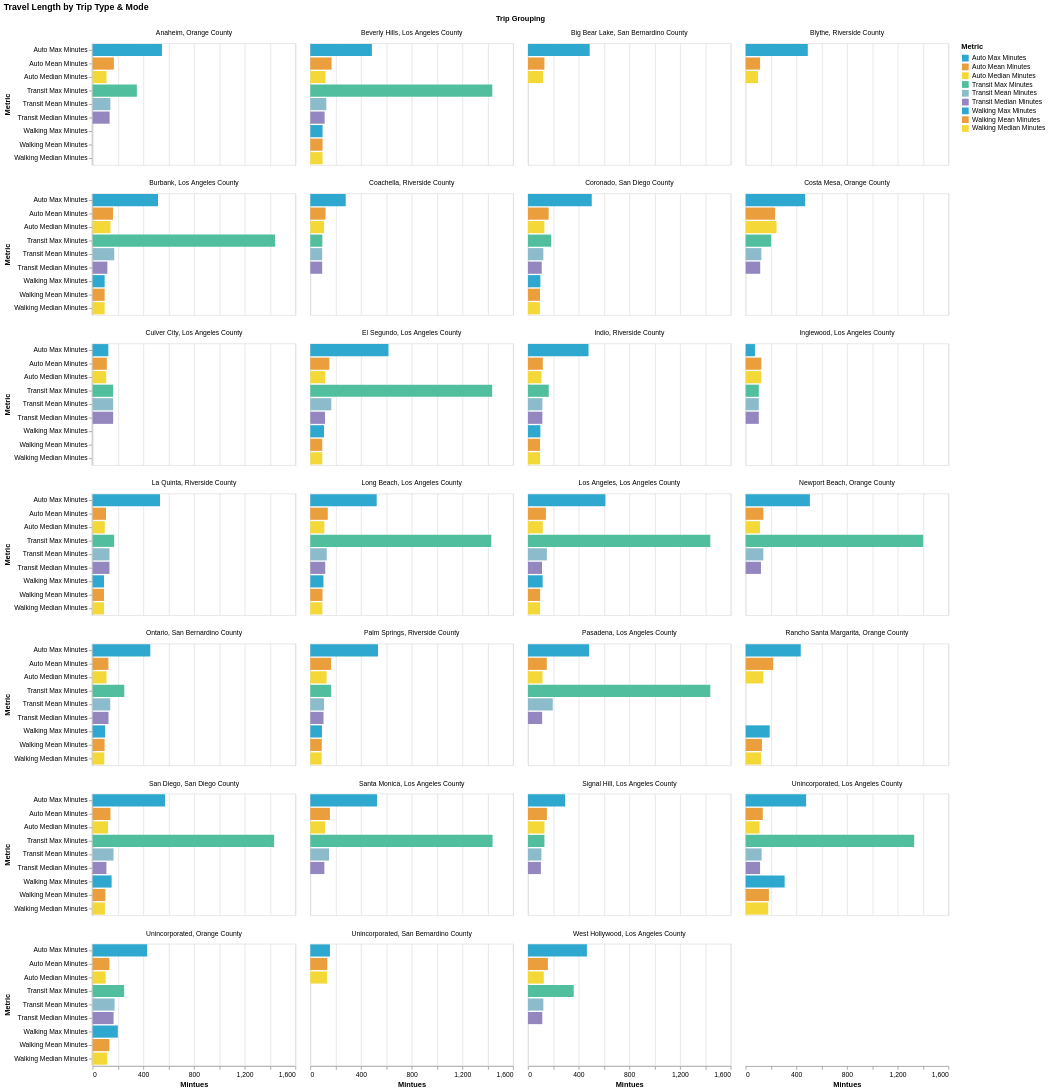

Notebook code for this chart:
### Code cell
alt.Chart(summary_long_all_min).mark_bar().encode(
    x="Mintues:Q",
    y="Metric:O",
    color=alt.Color("Metric:N", scale=alt.Scale(range=cp.CALITP_CATEGORY_BRIGHT_COLORS)),
    # row="Trip Grouping:O",
    facet=alt.Facet('Trip Grouping:O').columns(4),
).properties(title="Travel Length by Trip Type & Mode")

### Figure 1 — Vega-Lite specification as saved in the notebook (floating-point values rounded to 4 significant figures; data arrays with more than 128 entries replaced by an {"elided": "..."} marker saying what was removed)
{"config": {"view": {"continuousWidth": 300, "continuousHeight": 300}}, "data": {"name": "data-4eb9b9d2c8d621f70d2921523aeb7ea5"}, "mark": {"type": "bar"}, "encoding": {"color": {"field": "Metric", "scale": {"range": ["#2EA8CE", "#EB9F3C", "#F4D837", "#51BF9D", "#8CBCCB", "#9487C0"]}, "type": "nominal"}, "facet": {"columns": 4, "field": "Trip Grouping", "type": "ordinal"}, "x": {"field": "Mintues", "type": "quantitative"}, "y": {"field": "Metric", "type": "ordinal"}}, "title": "Travel Length by Trip Type & Mode", "$schema": "https://vega.github.io/schema/vega-lite/v5.20.1.json", "datasets": {"data-4eb9b9d2c8d621f70d2921523aeb7ea5": {"elided": "252 records"}}}
